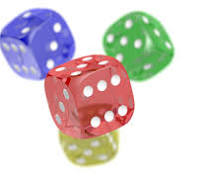
#> input picture image_processing/image1.png, 204 x 192 px, found by its file name
$ python main1.py
#> lines starting #> are read from the running program, lines starting #| are printed output that depends on the picture; after the words box and inside, x2 and y2 are one past the last pixel; in counts of white or black regions, pixels touching at a corner belong together
import cv2
from matplotlib import pyplot as plt
image_path = '/home/kali/Desktop/image1.png'
image = cv2.imread(image_path)
#> image is the input picture: shape (192, 204, 3); mean B, G, R 210, 210.5, 218
if image is None:
    print("Error: Image not found. Please check the file path.")
    exit()
gray_image = cv2.cvtColor(image, cv2.COLOR_BGR2GRAY)
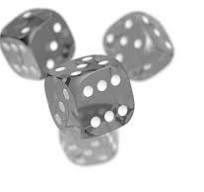
#> gray_image: shape (192, 204); min 19, max 255, mean 212.7
_, binary_image = cv2.threshold(gray_image, 127, 255, cv2.THRESH_BINARY)
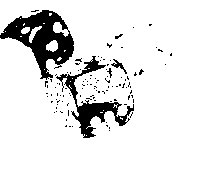
#> binary_image: shape (192, 204); 89.9% white; 108 black regions (104 under 20 px), largest, box (x1, y1, x2, y2) and area: (0, 10, 74, 80) 2189, (56, 56, 134, 138) 1333, (111, 59, 127, 74) 66, (107, 68, 112, 78) 21
rgb_image = cv2.cvtColor(image, cv2.COLOR_BGR2RGB)
plt.figure(figsize=(12, 8))
plt.subplot(1, 3, 1)
plt.imshow(rgb_image)
plt.title("RGB Image")
plt.axis("off")
plt.subplot(1, 3, 2)
plt.imshow(gray_image, cmap="gray")
plt.title("Grayscale Image")
plt.axis("off")
plt.subplot(1, 3, 3)
plt.imshow(binary_image, cmap="gray")
plt.title("Binary Image")
plt.axis("off")
plt.tight_layout()
plt.show()
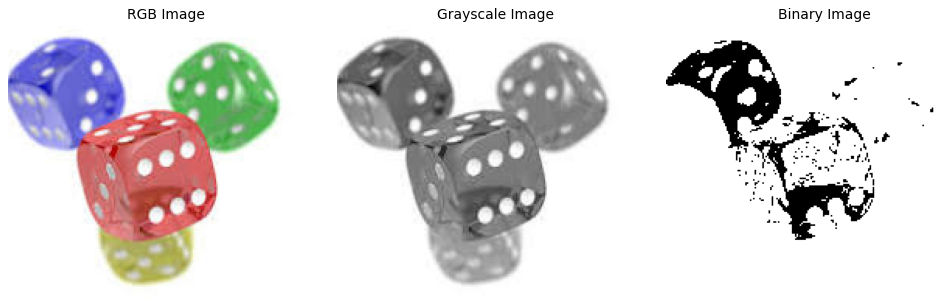
#> figure drawn by matplotlib, 3 panels

$ run again, with image_processing/Transformation_2D_1.png copied over image_processing/image1.png
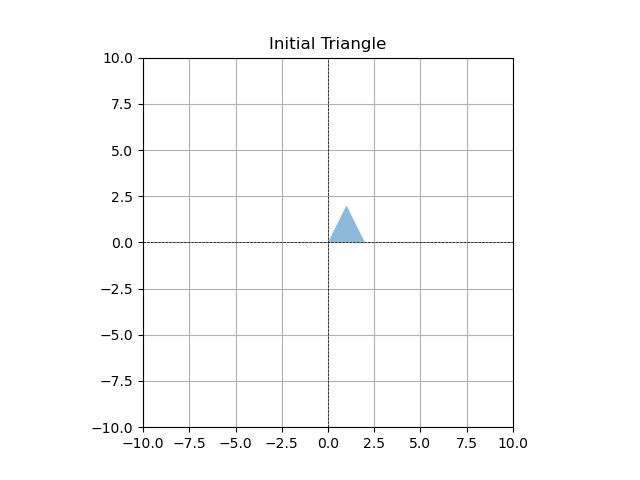
#> input picture image_processing/Transformation_2D_1.png, 640 x 480 px, found by its file name
#> image is the input picture: shape (480, 640, 3); mean B, G, R 250.5, 250.4, 250.3
#> `_, binary_image = cv2.threshold(gray_image, 127, 255, cv2.THRESH_BINARY)`:
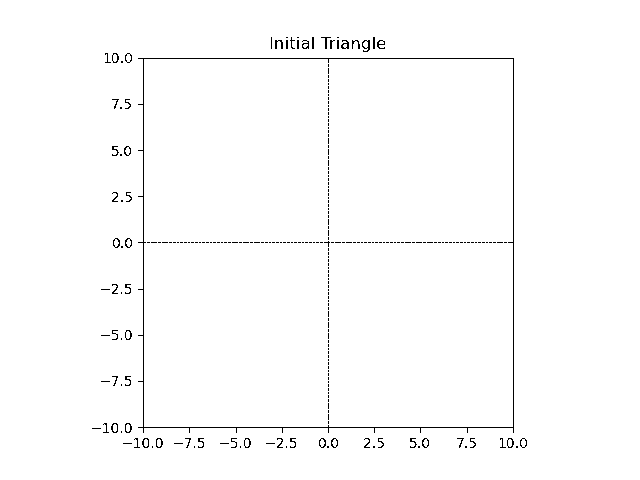
#> binary_image: shape (480, 640); 98.8% white; black in thin lines or dots, all inside (x1, y1, x2, y2) = (92, 37, 527, 448)
#> `plt.show()`:
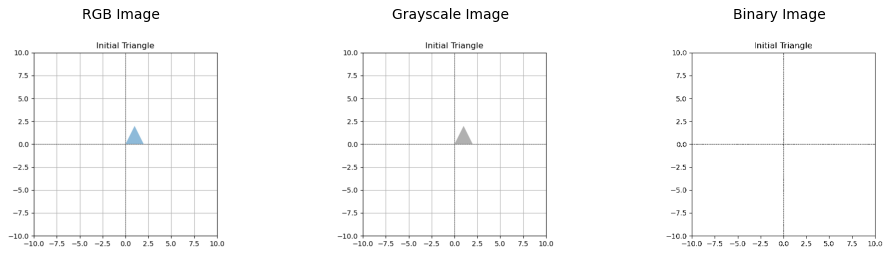
#> figure drawn by matplotlib, 3 panels
